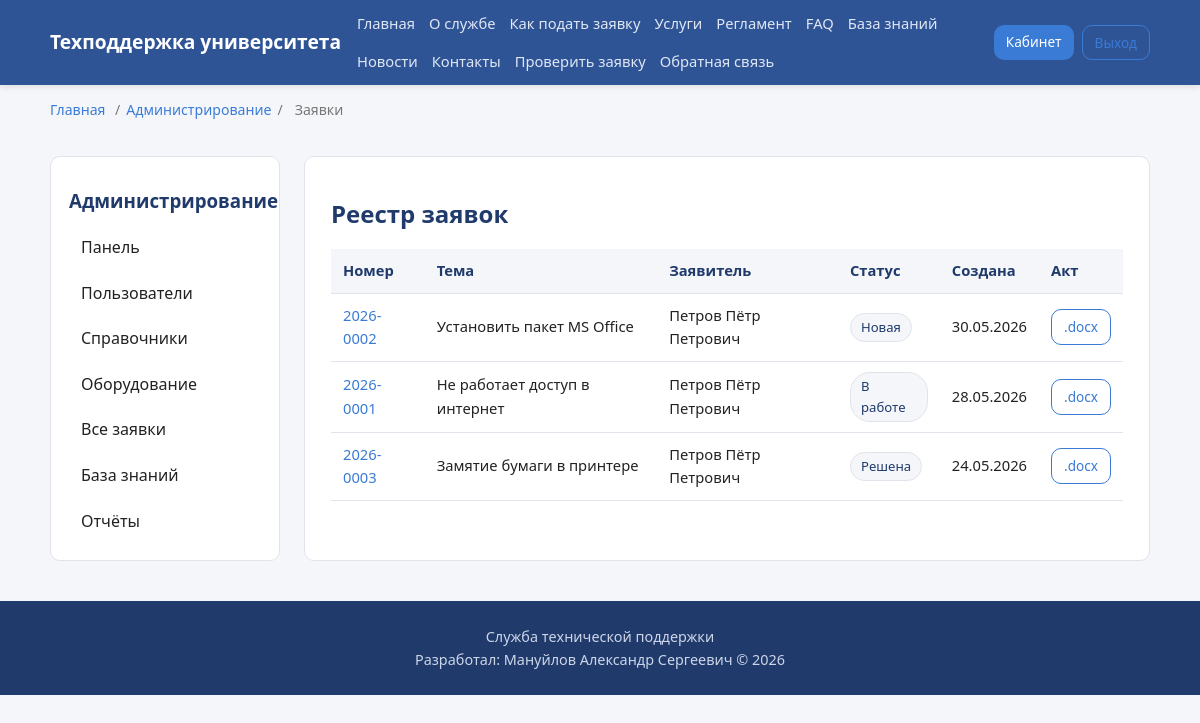
The app's page /admin/tickets (signed in) with its own data.
### app/models.py (models this page shows, shortened)
class Ticket(db.Model):
    __tablename__ = "tickets"
    id = db.Column(db.Integer, primary_key=True)
    number = db.Column(db.String(20), unique=True, nullable=False, index=True)
    title = db.Column(db.String(200), nullable=False)
    description = db.Column(db.Text, nullable=False)
    created_at = db.Column(db.DateTime, default=datetime.utcnow)
    updated_at = db.Column(db.DateTime, default=datetime.utcnow, onupdate=datetime.utcnow)
    closed_at = db.Column(db.DateTime)
    author_id = db.Column(db.Integer, db.ForeignKey("users.id"), nullable=False)
    assignee_id = db.Column(db.Integer, db.ForeignKey("users.id"))
    category_id = db.Column(db.Integer, db.ForeignKey("categories.id"), nullable=False)
    priority_id = db.Column(db.Integer, db.ForeignKey("priorities.id"), nullable=False)
    status_id = db.Column(db.Integer, db.ForeignKey("statuses.id"), nullable=False)
    equipment_id = db.Column(db.Integer, db.ForeignKey("equipment.id"))
    author = db.relationship(
        "User", back_populates="authored_tickets", foreign_keys=[author_id]
    )
    assignee = db.relationship(
        "User", back_populates="assigned_tickets", foreign_keys=[assignee_id]
    )
    category = db.relationship("Category", back_populates="tickets")
    priority = db.relationship("Priority", back_populates="tickets")
    status = db.relationship("Status", back_populates="tickets")
    equipment = db.relationship("Equipment", back_populates="tickets")
    comments = db.relationship(
        "Comment", back_populates="ticket", cascade="all, delete-orphan"
    )
    attachments = db.relationship(
        "Attachment", back_populates="ticket", cascade="all, delete-orphan"
    )
    history = db.relationship(
        "TicketHistory", back_populates="ticket", cascade="all, delete-orphan"
    )
    feedback = db.relationship("Feedback", back_populates="ticket")

class User(UserMixin, db.Model):
    __tablename__ = "users"
    id = db.Column(db.Integer, primary_key=True)
    username = db.Column(db.String(64), unique=True, nullable=False, index=True)
    email = db.Column(db.String(120), unique=True, nullable=False, index=True)
    password_hash = db.Column(db.String(255), nullable=False)
    full_name = db.Column(db.String(150), nullable=False)
    is_active = db.Column(db.Boolean, default=True)
    created_at = db.Column(db.DateTime, default=datetime.utcnow)
    role_id = db.Column(db.Integer, db.ForeignKey("roles.id"), nullable=False)
    department_id = db.Column(db.Integer, db.ForeignKey("departments.id"))
    role = db.relationship("Role", back_populates="users")
    department = db.relationship("Department", back_populates="users")
    authored_tickets = db.relationship(
        "Ticket", back_populates="author", foreign_keys="Ticket.author_id"
    )
    assigned_tickets = db.relationship(
        "Ticket", back_populates="assignee", foreign_keys="Ticket.assignee_id"
    )
    comments = db.relationship("Comment", back_populates="author")

class Status(db.Model):
    __tablename__ = "statuses"
    id = db.Column(db.Integer, primary_key=True)
    name = db.Column(db.String(50), nullable=False)
    is_closed = db.Column(db.Boolean, default=False)
    description = db.Column(db.String(255))
    tickets = db.relationship("Ticket", back_populates="status")

### app/admin.py (the view)
@admin_bp.route("/tickets")
@login_required
@admin_required
def tickets():
    page = request.args.get("page", 1, type=int)
    pagination = (
        Ticket.query.order_by(Ticket.created_at.desc())
        .paginate(page=page, per_page=15, error_out=False)
    )
    return render_template("admin/tickets.html", pagination=pagination)

### app/models.py (called while the page is built)
@login_manager.user_loader
def load_user(user_id):
    return db.session.get(User, int(user_id))

### app/templates/admin/tickets.html (shortened to what this page needs)
{% extends "base.html" %}
{% block crumbs %}<span>/</span><a href="{{ url_for('admin.dashboard') }}">Администрирование</a><span>/</span><span>Заявки</span>{% endblock %}
{% block content %}
<div class="layout">
    {% include "admin/_sidebar.html" %}
    <section class="content">
        <h1>Реестр заявок</h1>
        <table class="data-table">
            <thead><tr><th>Номер</th><th>Тема</th><th>Заявитель</th><th>Статус</th><th>Создана</th><th>Акт</th></tr></thead>
            <tbody>
            {% for t in pagination.items %}
                <tr>
                    <td><a href="{{ url_for('specialist.work', ticket_id=t.id) }}">{{ t.number }}</a></td>
                    <td>{{ t.title }}</td><td>{{ t.author.full_name }}</td>
                    <td><span class="badge">{{ t.status.name }}</span></td>
                    <td>{{ t.created_at.strftime('%d.%m.%Y') }}</td>
                    <td><a href="{{ url_for('admin.ticket_act', ticket_id=t.id) }}" class="btn btn-small btn-ghost">.docx</a></td>
                </tr>
            {% endfor %}
            </tbody>
        </table>
    </section>
</div>
{% endblock %}

### app/static/css/style.css (style rules this page uses)
:root { --primary:#2f5496; --primary-dark:#1f3a6b; --accent:#3a7bd5; --bg:#f4f6fa; --surface:#ffffff; --text:#222; --muted:#777; --border:#e0e4ea; --success:#1f8a4c; --error:#c0392b; --radius:10px; }
* { box-sizing:border-box;margin:0;padding:0 }
body { font-family:'Segoe UI',Tahoma,sans-serif;background:var(--bg);color:var(--text);line-height:1.6 }
a { color:var(--accent);text-decoration:none }
h1 { margin:.5em 0;color:var(--primary-dark) }
.btn { display:inline-block;background:var(--accent);color:#fff;padding:10px 18px;border:none;border-radius:var(--radius);cursor:pointer;font-size:.95rem;transition:background .2s }
.btn-small { padding:6px 12px;font-size:.85rem }
.btn-ghost { background:transparent;border:1px solid var(--accent);color:var(--accent) }
.breadcrumbs span { margin:0 6px }
.layout { display:grid;grid-template-columns:230px 1fr;gap:24px;margin:20px 0 }
.content { background:var(--surface);border:1px solid var(--border);border-radius:var(--radius);padding:26px;min-width:0 }
.data-table { width:100%;border-collapse:collapse;margin:16px 0;font-size:.92rem }
.data-table th,.data-table td { padding:10px 12px;border-bottom:1px solid var(--border);text-align:left }
.data-table th { background:var(--bg);color:var(--primary-dark) }
.badge { display:inline-block;background:var(--bg);color:var(--primary-dark);padding:3px 10px;border-radius:20px;font-size:.82rem;border:1px solid var(--border) }

### records on screen
Ticket: number "2026-0002", title "Установить пакет MS Office", author.full_name "Петров Пётр Петрович", status.name "Новая", created_at "30.05.2026"
Ticket: number "2026-0001", title "Не работает доступ в интернет", author.full_name "Петров Пётр Петрович", status.name "В работе", created_at "28.05.2026"
Ticket: number "2026-0003", title "Замятие бумаги в принтере", author.full_name "Петров Пётр Петрович", status.name "Решена", created_at "24.05.2026"
